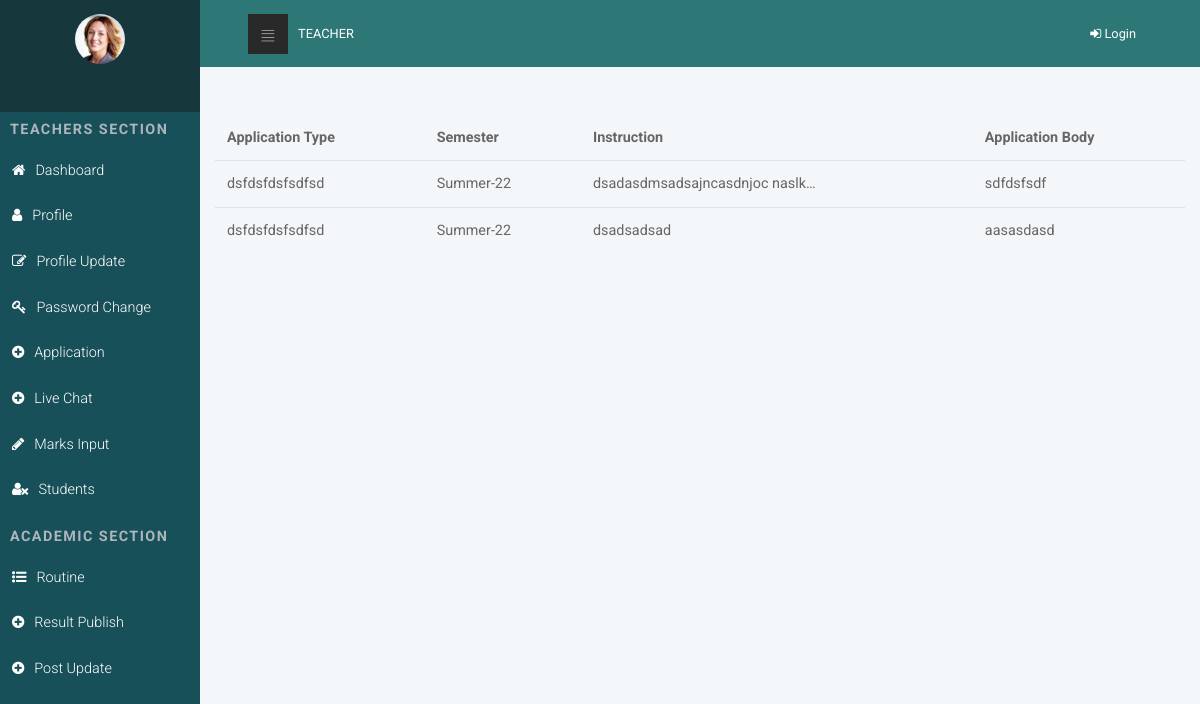
The page /teacher/students_application_list/ on the database as committed earlier.
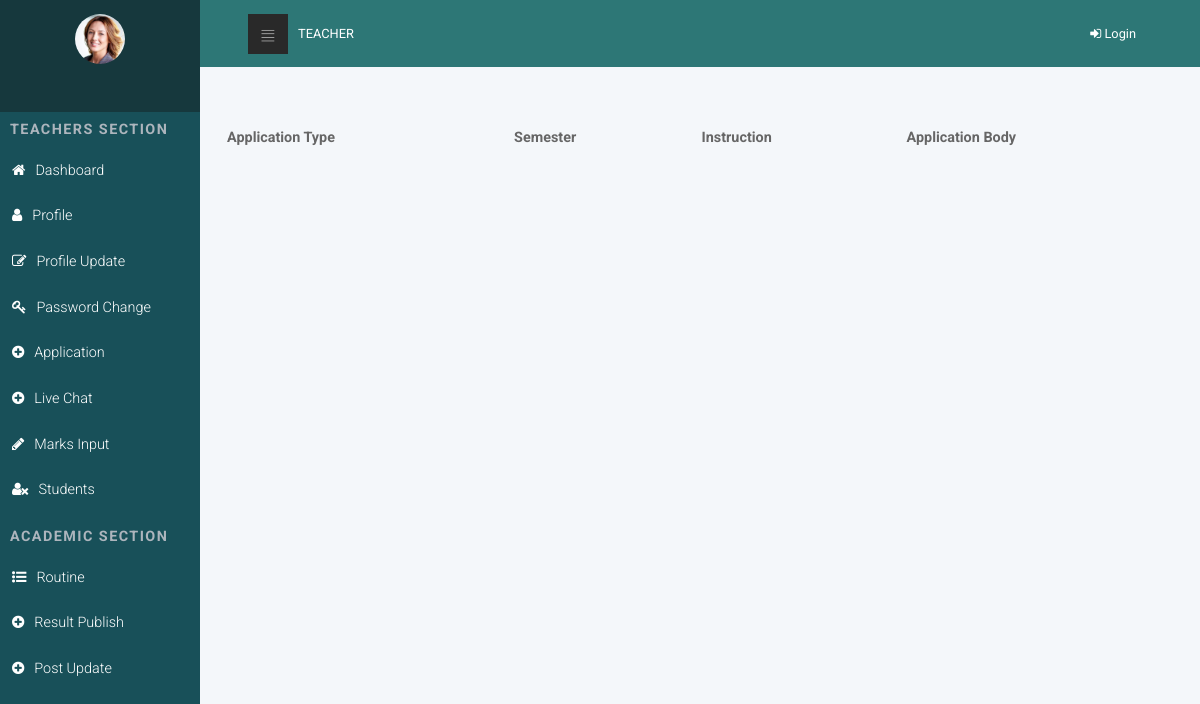
The same page on the database as committed later.
### Students_app/models.py (models this page shows, shortened)
class StudentApplicationModel(models.Model):
    user = models.ForeignKey(User, on_delete=models.CASCADE, related_name='student_application_user')
    applicationType = models.ForeignKey(ApplicationTypeModel, on_delete=models.CASCADE, related_name='application_type')
    semester = models.ForeignKey(Semester, on_delete=models.CASCADE, related_name='student_application_semester')
    instruction = models.CharField(max_length=255, blank=True)
    applicationBody = models.TextField()
    applicationTime = models.DateTimeField(auto_now=True)

class ApplicationTypeModel(models.Model):
    applicationType = models.CharField(max_length=255)
    def __str__(self):
        return f'{self.applicationType}'

### Admin_panel/models.py (models this page shows)
class Semester(models.Model):
    semester = models.CharField(max_length=30, default='')
    def __str__(self):
        return self.semester

### Teachers_app/views.py (the view)
# urls.py: path('students_application_list/', views.studentApplicationsView, name='students_application_list'),
def studentApplicationsView(request):
    studentApplication = StudentApplicationModel.objects.all().order_by('-id')
    return render(request, 'Teachers_app/student_application_list.html',
                  context={'studentApplication': studentApplication})

### templates/Teachers_app/student_application_list.html
{% extends 'Teachers_app/teachers_base.html' %}
{% load static %}
{% load crispy_forms_tags %}
{% block body_block %}
    <div class="container mt-5">
        <div class="table">
            <table class="table table-hover">
  <thead>
    <tr>
      <th scope="col">Application Type</th>
      <th scope="col">Semester</th>
      <th scope="col">Instruction</th>
      <th scope="col">Application Body</th>
    </tr>
  </thead>
  <tbody>
  {% for applicaiton in studentApplication %}
      <tr>
      <td>{{ applicaiton.applicationType }}</td>
      <td>{{ applicaiton.semester }}</td>
      <td>{{ applicaiton.instruction|truncatechars:30 }}</td>
      <td>{{ applicaiton.applicationBody|truncatechars:100 }}</td>
    </tr>
  {% endfor %}
  </tbody>
</table>
        </div>
    </div>
{% endblock %}

Rows that differ between the two databases and show on the page:
removed StudentApplicationModel: applicationType "dsfdsfdsfsdfsd", semester "Summer-22", instruction "dsadasdmsadsajncasdnjoc naslk…", applicationBody "sdfdsfsdf"
removed StudentApplicationModel: applicationType "dsfdsfdsfsdfsd", semester "Summer-22", instruction "dsadsadsad", applicationBody "aasasdasd"
